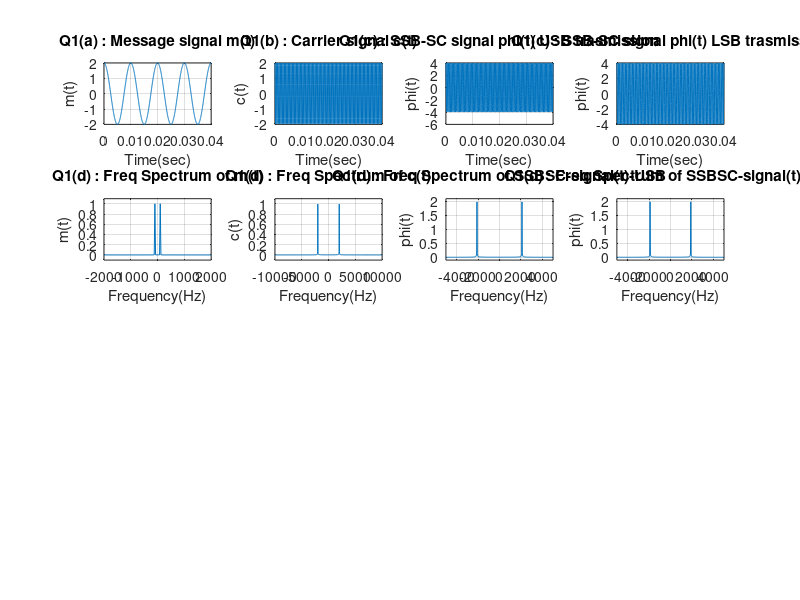

MATLAB code for this plot: (Note: this script raises an error after producing the figure.)
clc;clear;close all;

fm = 100;
fc = 2000;
A_c = 2;
Am = 2;
Sampling_rate = 30000;

% question 1 part (a)

t = 0:1/Sampling_rate:4/fm;
message_signal = Am*cos(2*pi*fm*t);
subplot(4,4,1);
plot(t,message_signal);
grid on;
xlabel("Time(sec)");
ylabel("m(t)");
title("Q1(a) : Message signal m(t)");
%axis([0,5/200,-2,2]);

% question 1 part (b)

carrier_signal = A_c*cos(2*pi*fc*t);
subplot(4,4,2);
plot(t,carrier_signal);
grid on;
xlabel("Time(sec)");
ylabel("c(t)");
title("Q1(b) : Carrier signal c(t)");
%axis([0,5/200,-2,2]);


% question 1 part (c)

message_h = Am*cos(2*pi*fm*t - pi/2);
SSBSC_signal_USB = A_c*message_signal.*cos(2*pi*fc*t) - A_c*message_h.*sin(2*pi*fc*t);
subplot(4,4,3);
plot(t,SSBSC_signal_USB);
grid on;
xlabel("Time(sec)");
ylabel("phi(t)");
title("Q1(c) : SSB-SC signal phi(t) USB trasmission");

SSBSC_signal_LSB = A_c*message_signal.*cos(2*pi*fc*t) + A_c*message_h.*sin(2*pi*fc*t);
subplot(4,4,4);
plot(t,SSBSC_signal_LSB);
grid on;
xlabel("Time(sec)");
ylabel("phi(t)");
title("Q1(c) : SSB-SC signal phi(t) LSB trasmission");

% question 1 part (d)

freq = (-Sampling_rate/2:25:Sampling_rate/2);
mt_final = fftshift(fft(message_signal));
ct_final = fftshift(fft(carrier_signal));
SSBSC_final_USB = fftshift(fft(SSBSC_signal_USB));
SSBSC_final_LSB = fftshift(fft(SSBSC_signal_LSB));

subplot(4,4,5);
plot(freq,abs(mt_final/length(freq)));
grid on;
title("Q1(d) : Freq Spectrum of m(t)");
xlabel("Frequency(Hz)");
ylabel("m(t)");
axis([-2000,2000,-0.1,1.1]);

subplot(4,4,6);
plot(freq,abs(ct_final/length(freq)));
grid on;
title("Q1(d) : Freq Spectrum of c(t)");
xlabel("Frequency(Hz)");
ylabel("c(t)");
axis([-10000,10000,-0.1,1.1]);

subplot(4,4,7);
plot(freq,abs(SSBSC_final_USB/length(freq)));
grid on;
title("Q1(d) : Freq Spectrum of SSBSC-signal(t)-USB");
xlabel("Frequency(Hz)");
ylabel("phi(t)");
axis([-5000,5000,-0.1,2.1]);

subplot(4,4,8);
plot(freq,abs(SSBSC_final_LSB/length(freq)));
grid on;
title("Q1(d) : Freq Spectrum of SSBSC-signal(t)-LSB");
xlabel("Frequency(Hz)");
ylabel("phi(t)");
axis([-5000,5000,-0.1,2.1]);

% question 1 part (e)

sync_demod_output = lowpass(SSBSC_signal_USB .* carrier_signal,220,Sampling_rate);
sync_demod_output = (sync_demod_output/2);

sync_demod_output_2 = lowpass(SSBSC_signal_LSB .* carrier_signal,220,Sampling_rate);
sync_demod_output_2 = (sync_demod_output_2/2);

subplot(4,4,9);
plot(t,sync_demod_output);
grid on;
title("Q1(e) : Sync. demod output of USB");
xlabel("time(s)");
ylabel("sync-demod-output");

subplot(4,4,10);
plot(t,sync_demod_output_2);
grid on;
title("Q1(e) : Sync. demod output of LSB");
xlabel("time(s)");
ylabel("sync-demod-output");

sync_demod_final = fftshift(fft(sync_demod_output));
subplot(4,4,11);
plot(freq,abs(sync_demod_final/length(freq)));
grid on;
title("Q1(e) : Freq Spectrum of sync. output USB");
xlabel("Frequency(Hz)");
ylabel("sync-demod-output");
axis([-2000,2000,-0.1,1.1]);

sync_demod_final = fftshift(fft(sync_demod_output_2));
subplot(4,4,12);
plot(freq,abs(sync_demod_final/length(freq)));
grid on;
title("Q1(e) : Freq Spectrum of sync. output LSB");
xlabel("Frequency(Hz)");
ylabel("sync-demod-output");
axis([-2000,2000,-0.1,1.1]);

sync_demod_output = lowpass(SSBSC_signal_USB .*cos(2*pi*fc*t + 90*pi/180)*A_c,200,Sampling_rate);
sync_demod_output = (sync_demod_output/2);

sync_demod_output_2 = lowpass(SSBSC_signal_LSB .*cos(2*pi*fc*t + 90*pi/180)*A_c,200,Sampling_rate);
sync_demod_output_2 = (sync_demod_output_2/2);

subplot(4,4,13);
plot(t,sync_demod_output);
grid on;
title("Q1(e) : Sync.demod output of USB, phase=90");
xlabel("time(s)");
ylabel("sync-demod-output");

subplot(4,4,14);
plot(t,sync_demod_output_2);
grid on;
title("Q1(e) : Sync.demod output of LSB, phase=90");
xlabel("time(s)");
ylabel("sync-demod-output");

sync_demod_final = fftshift(fft(sync_demod_output));
subplot(4,4,15);
plot(freq,abs(sync_demod_final/length(freq)));
grid on;
title("Q1(e) : Freq Spectrum of demod USB, phase=90");
xlabel("Frequency(Hz)");
ylabel("sync-demod-output");
axis([-500,500,-0.1,1.1]);

sync_demod_final = fftshift(fft(sync_demod_output_2));
subplot(4,4,16);
plot(freq,abs(sync_demod_final/length(freq)));
grid on;
title("Q1(e) : Freq Spectrum of demod LSB, phase=90");
xlabel("Frequency(Hz)");
ylabel("sync-demod-output");
axis([-500,500,-0.1,1.1]);
